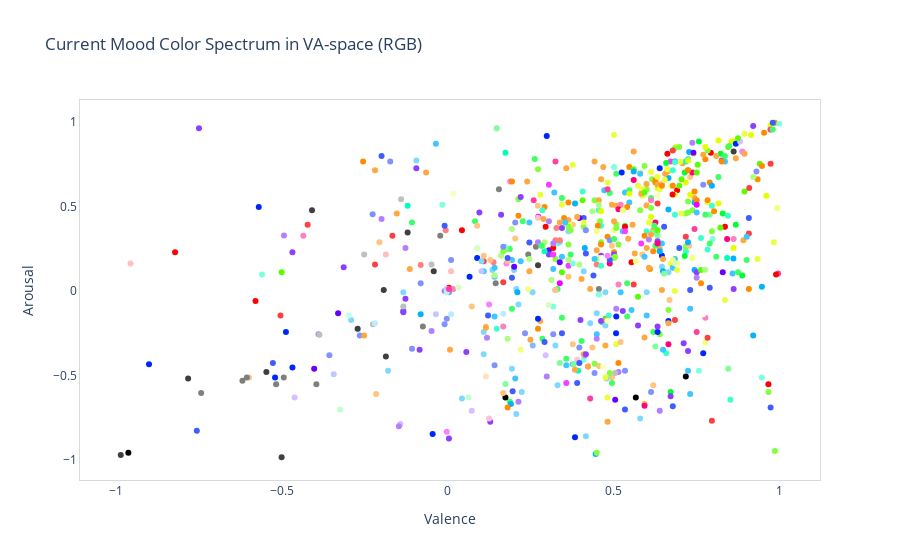

Notebook code for this chart:
### Code cell
hh = current_mood['H'].to_numpy(dtype='float32')
ss = current_mood['S'].to_numpy(dtype='float32')
vv = current_mood['V'].to_numpy(dtype='float32')

colors = np.array([hsv2rgb((h, s, v)) for h, s, v in zip(hh, ss, vv)])
colors = (colors * 255).astype('uint8')
rgb_string = []
for color in colors:
    r, g, b = color
    rgb_string.append(f'rgb({r},{g},{b})')
    
layout = dict(
            plot_bgcolor='white',
            xaxis=dict(title='Valence',
                         linecolor='#d9d9d9',
                         showgrid=False,
                         mirror=True),
            yaxis=dict(title='Arousal',
                         linecolor='#d9d9d9',
                         showgrid=False,
                         mirror=True),
            title='Current Mood Color Spectrum in VA-space (RGB)')

fig = go.Figure(layout=layout)

fig.add_trace(
    go.Scatter(
        x=current_mood.CurrentMoodV,
        y=current_mood.CurrentMoodA,
        mode='markers',
        textposition='top center',
        marker=dict(color=rgb_string),
    )
)

### Figure 1 — Plotly figure (JSON) as saved in the notebook; plotly's stock layout.template omitted (floating-point values rounded to 4 significant figures; data arrays with more than 128 entries replaced by an {"elided": "..."} marker saying what was removed)
{"data": [{"marker": {"color": {"elided": "738 str values"}}, "mode": "markers", "textposition": "top center", "type": "scatter", "x": {"elided": "738 float values"}, "y": {"elided": "738 float values"}}], "layout": {"plot_bgcolor": "white", "title": {"text": "Current Mood Color Spectrum in VA-space (RGB)"}, "xaxis": {"linecolor": "#d9d9d9", "mirror": true, "showgrid": false, "title": {"text": "Valence"}}, "yaxis": {"linecolor": "#d9d9d9", "mirror": true, "showgrid": false, "title": {"text": "Arousal"}}}}
